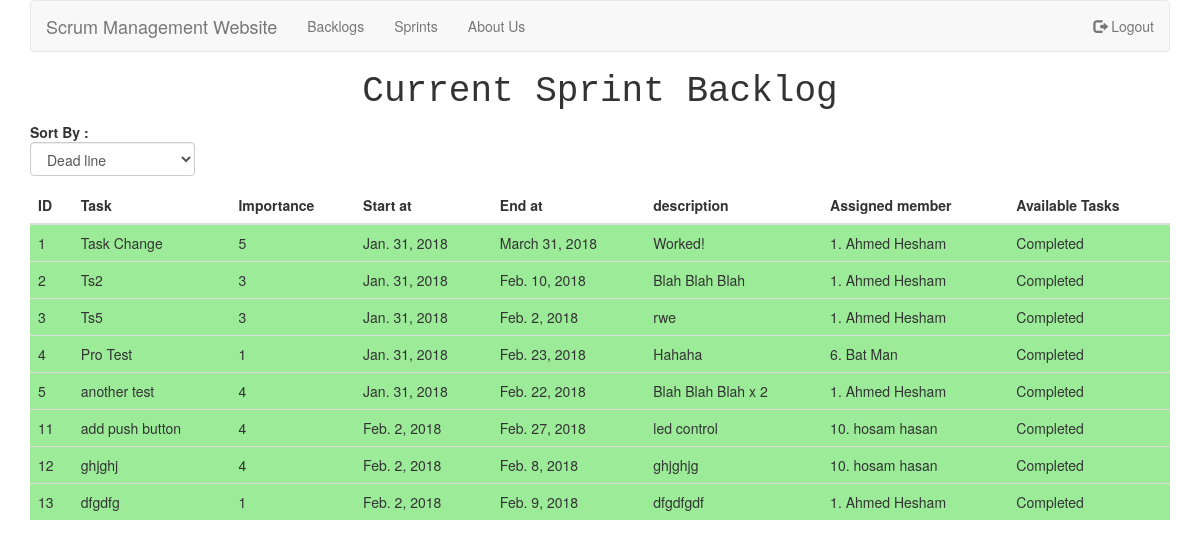
Page /backlogs/1/sprints/1/ (signed in) on the committed database.
### backlog/models.py (models this page shows, shortened)
class Task(models.Model):
    importance = models.IntegerField()
    status = models.IntegerField(default=1)  # 1: Not started   2: In Progress   3: Done
    name = models.CharField(max_length=20)
    description = models.CharField(max_length=255)
    start_at = models.DateField(auto_now_add=True)
    end_at = models.DateField(auto_now_add=False, auto_now=False)
    assigned_user = models.ForeignKey(User, related_name='tasks', null=True, on_delete=models.DO_NOTHING)
    sprint = models.ForeignKey(Sprint, related_name='tasks', on_delete=models.CASCADE)

class User(AbstractBaseUser):
    email = models.EmailField(unique=True, max_length=255)
    first_name = models.CharField(max_length=32, blank=True, null=True)
    last_name = models.CharField(max_length=32, blank=True, null=True)
    active = models.BooleanField(default=True)  # Can login
    staff = models.BooleanField(default=False)  # staff user non superuser
    admin = models.BooleanField(default=False)  # superuser
    USERNAME_FIELD = 'email'  # The email field will be the default UserName for the users
    REQUIRED_FIELDS = ['first_name', 'last_name']
    object = UserManager()
    def is_admin(self):
        return self.admin

### backlog/views.py (the view, shortened to what this page needs)
# urls.py: url(r'^backlogs/(?P<pk>\d+)/sprints/(?P<spk>\d+)/$', views.sprint_tasks, name='sprint_tasks'),
@login_required
def sprint_tasks(request, pk, spk):
    backlog = get_object_or_404(BackLog, pk=pk)
    sprint = get_object_or_404(Sprint, pk=spk)
    unsorted_tasks = sprint.tasks.all()
    all_tasks = unsorted_tasks
    sort_type = request.POST.get('drop_down')
    if sort_type is 1:
        imp = True
    else:
        imp = False
    qs1 = sprint.tasks.filter(status=1)
    qs2 = sprint.tasks.filter(status=2)
    all_done = True
    if len(qs2) > 0 and len(qs1) > 0:
        all_done = False
    if request.method == 'GET':
        return render(request, 'task.html', {'backlog': backlog, 'sprint': sprint,
                                             'request': request, 'all_tasks': all_tasks, 'imp': imp})

### templates/task.html (shortened to what this page needs)
{% extends 'task_base.html' %} {% block title %} {{ backlog.name }} - {{sprint.name}} {% endblock %}  {% block content %}
<h1 class="text-center" style="font-family: monospace">Current Sprint Backlog</h1>
<form method="POST" action="{% url 'sprint_tasks' backlog.pk sprint.pk %}" name="form">
    <div class="row" style="margin-bottom:1%;">
        <div class="col-md-2">
            <strong>Sort By :</strong>
            <select class="form-control" name="drop_down">
                <option value="2" onmouseup="javascript: submitform()" {% if not imp %}selected{% endif %}>Dead line</option>
            </select>
        </div>
    </div>
</form>
<table class="table table-hover">
    <thead>
        <tr>
            <th>ID</th>
            <th>Task</th>
            <th>Importance</th>
            <th>Start at</th>
            <th>End at</th>
            <th>description</th>
            <th>Assigned member</th>
            <th>Available Tasks</th>
        </tr>
    </thead>
    <tbody>
        {% for task in all_tasks %}
         <tr style="background-color:{% if task.status == 1 or task.assigned_user == None%}rgba(200, 86, 86, 0.67)
        {% elif task.status == 2 %}rgba(218, 203, 68, 0.67)
        {% else %}rgba(106, 225, 102, 0.67)
        {% endif %} ;">
            <td>{{ task.id }}</td>
            <td>{{ task.name }}</td>
            <td>{{ task.importance }}</td>
            <td>{{ task.start_at }}</td>
            <td>{{ task.end_at }}</td>
            <td>{{task.description}}</td>
            <td>{% if task.assigned_user %} {{task.assigned_user.id}}. {{task.assigned_user.first_name}} {{task.assigned_user.last_name}}
                {% else %} None {% endif %}
            </td>
            <td>
                {% if task.status == 3 %} Completed {% endif %}
            </td>
        </tr>
        {% empty %}
            <tr> <td colspan="9">No Tasks have been added yet.</td> </tr>
        {% endfor %}
    </tbody>
</table>
 {% endblock %}

### rows in the picture
Task: id "1", name "Task Change", importance "5", start_at "Jan. 31, 2018", end_at "March 31, 2018", description "Worked!", assigned_user.id "1", assigned_user.first_name "Ahmed", assigned_user.last_name "Hesham", status "Completed"
Task: id "2", name "Ts2", importance "3", start_at "Jan. 31, 2018", end_at "Feb. 10, 2018", description "Blah Blah Blah", assigned_user.id "1", assigned_user.first_name "Ahmed", assigned_user.last_name "Hesham", status "Completed"
Task: id "3", name "Ts5", importance "3", start_at "Jan. 31, 2018", end_at "Feb. 2, 2018", description "rwe", assigned_user.id "1", assigned_user.first_name "Ahmed", assigned_user.last_name "Hesham", status "Completed"
Task: id "4", name "Pro Test", importance "1", start_at "Jan. 31, 2018", end_at "Feb. 23, 2018", description "Hahaha", assigned_user.id "6", assigned_user.first_name "Bat", assigned_user.last_name "Man", status "Completed"
Task: id "5", name "another test", importance "4", start_at "Jan. 31, 2018", end_at "Feb. 22, 2018", description "Blah Blah Blah x 2", assigned_user.id "1", assigned_user.first_name "Ahmed", assigned_user.last_name "Hesham", status "Completed"
Task: id "11", name "add push button", importance "4", start_at "Feb. 2, 2018", end_at "Feb. 27, 2018", description "led control", assigned_user.id "10", assigned_user.first_name "hosam", assigned_user.last_name "hasan", status "Completed"
Task: id "12", name "ghjghj", importance "4", start_at "Feb. 2, 2018", end_at "Feb. 8, 2018", description "ghjghjg", assigned_user.id "10", assigned_user.first_name "hosam", assigned_user.last_name "hasan", status "Completed"
Task: id "13", name "dfgdfg", importance "1", start_at "Feb. 2, 2018", end_at "Feb. 9, 2018", description "dfgdfgdf", assigned_user.id "1", assigned_user.first_name "Ahmed", assigned_user.last_name "Hesham", status "Completed"
